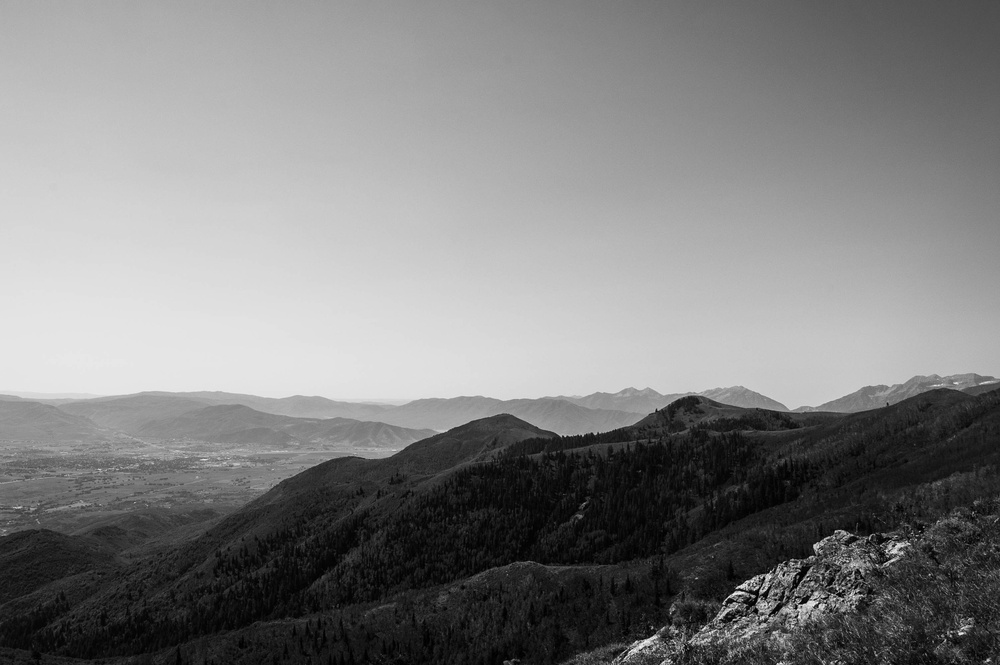
#> input picture mountain.jpg, 1000 x 665 px, shrunk from 3008 x 2000 before the run
$ jupyter execute histogram.ipynb
#> lines starting #> are read from the running program, lines starting #| are printed output that depends on the picture
[cell 1]
import numpy as np
import cv2 as cv
from matplotlib import pyplot as plt

[cell 2]
img = cv.imread('mountain.jpg')
#> img is the input picture: shape (665, 1000, 3); min 0, max 251, mean 128
color = ('b', 'g', 'r')
for i,col in enumerate(color):
  histr = cv.calcHist([img], [i], None, [256], [0,256])
  plt.plot(histr,color=col)
  plt.xlim([0,256])
plt.show()
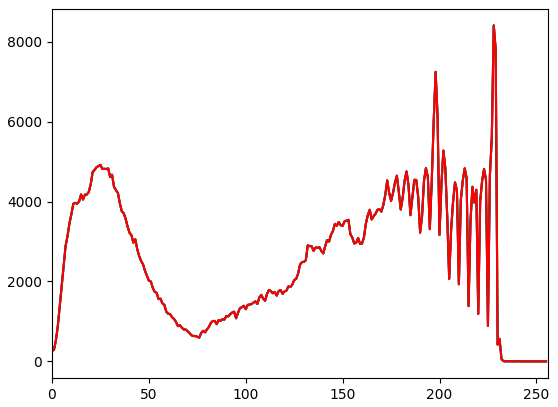
#> figure drawn by matplotlib, 1 panel; curve peaks at x = 228, y = 8410; curve peaks at x = 228, y = 8410; curve peaks at x = 228, y = 8410
